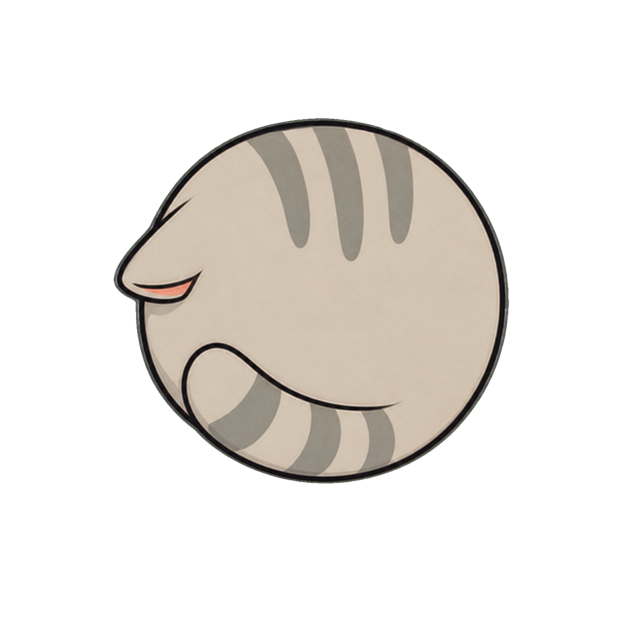
#> input picture assets/cat_animations/roll/roll_ball.png, 1254 x 1254 px (shown at 1/2 size)
$ python -i cat_sprites.py   (imports and definitions only)
#> lines starting #> are read from the running program, lines starting #| are printed output that depends on the picture; after the words box and inside, x2 and y2 are one past the last pixel; in counts of white or black regions, pixels touching at a corner belong together
"""盯盯喵图片角色的状态选择与素材加载。"""

from pathlib import Path
import math
import sys

from PIL import Image
import skin_system


SPRITE_KEYS = (
    "idle",
    "watch",
    "tail",
    "over",
    "hold_cup",
    "drink",
    "away",
    "sleep",
)
DEFAULT_SPRITE_SIZE = 144
COLOR_KEY_ALPHA_CUTOFF = 96
KNOCK_FRAME_COUNT = 5
ROLL_FRAME_COUNT = 24
ROLL_SUBJECT_SCALE = 0.56
_KNOCK_FRAME_SPECS = (
    (0, 0, 0),
    (1, 29, -2),
    (2, 79, -3),
    (1, 29, -2),
    (0, 0, 0),
)
_ACTION_SOURCE_SIZE = 384


def asset_root():
    if getattr(sys, "frozen", False):
        return Path(sys.executable).resolve().parent
    return Path(__file__).resolve().parent


# [37 lines left out: functions sprite_path, select_sprite, enforce_display_invariants, not called in this run]


def eye_hitbox(cx, bottom, size=DEFAULT_SPRITE_SIZE):
    return cx - 24, bottom - size + 30, cx + 24, bottom - size + 70


# [55 lines left out: functions load_sprite_images, _keep_largest_alpha_component, not called in this run]


def _color_key_safe(image):
    image = image.convert("RGBA")
    alpha = image.getchannel("A").point(
        lambda value: 255 if value >= COLOR_KEY_ALPHA_CUTOFF else 0
    )
    image.putalpha(alpha)
    return image


# [11 lines left out: functions _load_normalized, knock_frame_path, not called in this run]


def roll_sprite_path():
    return asset_root() / "assets" / "cat_animations" / "roll" / "roll_ball.png"


# [17 lines left out: functions _translate_knock_frame, load_knock_frames, not called in this run]


def load_roll_frames(size=DEFAULT_SPRITE_SIZE, frame_count=ROLL_FRAME_COUNT):
    """从独立毛球素材预生成完整一圈旋转帧，并返回底部对齐补偿。"""
#> called with size = 144, frame_count = 24
    with Image.open(roll_sprite_path()) as source:
#> source is the input picture: PIL image 1254x1254 RGBA; mean R, G, B, A 50.6, 47.1, 43, 70.2
        base = source.convert("RGBA")
    bbox = base.getchannel("A").getbbox()
#> bbox = (226, 235, 1019, 969)
    if bbox is None:
        raise ValueError("roll sprite is empty")

    subject = base.crop(bbox)
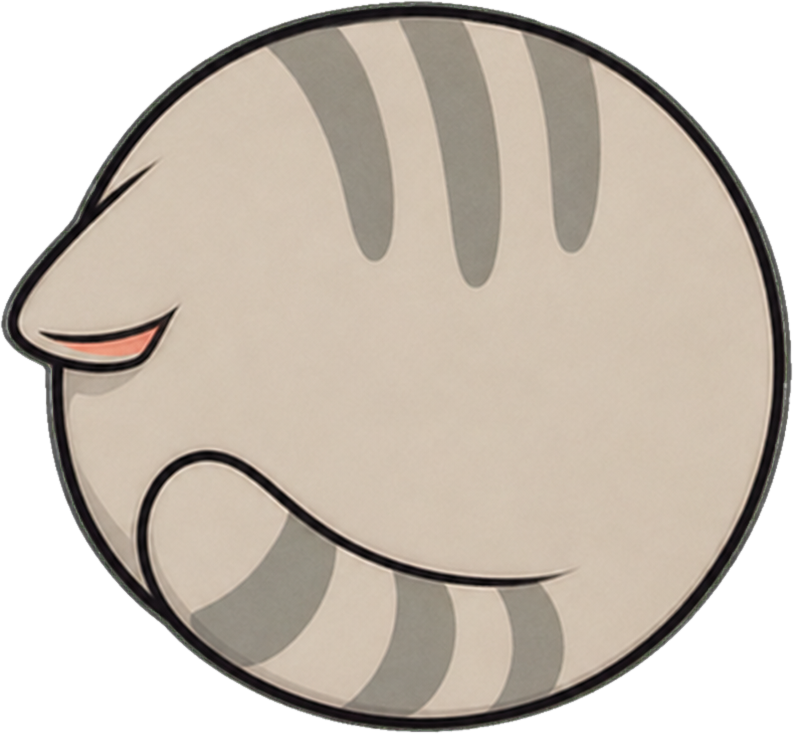
#> subject: PIL image 793x734 RGBA; mean R, G, B, A 136.6, 127.2, 116.1, 189.7; transparent parts drawn white
    target_extent = max(1, int(round(float(size) * ROLL_SUBJECT_SCALE)))
    resize_scale = target_extent / float(max(subject.size))
#> resize_scale = 0.102
    target_size = (
        max(1, int(round(subject.width * resize_scale))),
        max(1, int(round(subject.height * resize_scale))),
    )
#> target_size = (81, 75)
    subject = subject.resize(target_size, Image.Resampling.LANCZOS)
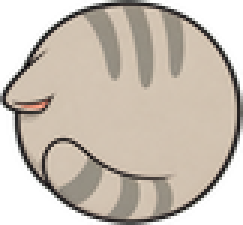
#> subject: PIL image 81x75 RGBA (shown 3 times larger); mean R, G, B, A 139.6, 130.3, 118.8, 189.8; transparent parts drawn white
    subject = _color_key_safe(subject)
#> in _color_key_safe, `alpha = image.getchannel("A").point( lambda value: 255 if value >= COL..`:
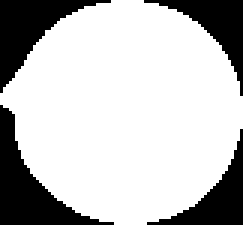
#> alpha: PIL image 81x75 L (shown 3 times larger); 74.9% white; 4 black regions, box (x1, y1, x2, y2) and area: (0, 35, 38, 75) 492, (0, 0, 37, 31) 412, (48, 0, 81, 32) 310, (49, 43, 81, 75) 309
#> in _color_key_safe, `image.putalpha(alpha)`:
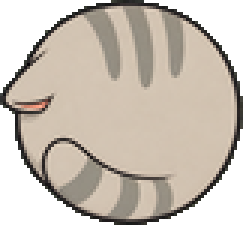
#> image: PIL image 81x75 RGBA (shown 3 times larger); mean R, G, B, A 139.6, 130.3, 118.8, 191.1; transparent parts drawn white

    diagonal = int(math.ceil(math.hypot(subject.width, subject.height))) + 4
#> diagonal = 115
    canvas_size = max(int(size) + 16, diagonal)
#> canvas_size = 160
    if canvas_size % 2:
        canvas_size += 1

    centered = Image.new("RGBA", (canvas_size, canvas_size), (0, 0, 0, 0))
#> centered: PIL image 160x160 RGBA; every value is 0
    paste_x = (canvas_size - subject.width) // 2
#> paste_x = 39
    paste_y = (canvas_size - subject.height) // 2
#> paste_y = 42
    centered.alpha_composite(subject, (paste_x, paste_y))
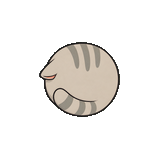
#> centered: PIL image 160x160 RGBA; mean R, G, B, A 32.4, 30.2, 27.5, 45.3; transparent parts drawn white
    centered = _color_key_safe(centered)
#> in _color_key_safe (call 2), `alpha = image.getchannel("A").point( lambda value: 255 if value >= COL..`:
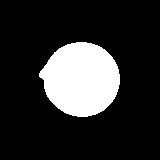
#> alpha: PIL image 160x160 L; 17.8% white; 1 white region, box (x1, y1, x2, y2) and area: (39, 42, 120, 117) 4552

    centered_bbox = centered.getchannel("A").getbbox()
#> centered_bbox = (39, 42, 120, 117)
    centered_bottom_margin = canvas_size - centered_bbox[3]
#> centered_bottom_margin = 43
    bottom_offset = centered_bottom_margin
#> bottom_offset = 43

    frames = []
    frame_count = max(1, int(frame_count))
    for index in range(frame_count):
        degrees = 360.0 * index / frame_count
        rotated = centered.rotate(
            degrees,
            resample=Image.Resampling.BICUBIC,
            expand=False,
        )
        frames.append(_color_key_safe(rotated))
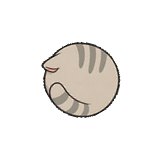
#> rotated: PIL image 160x160 RGBA; mean R, G, B, A 32.6, 30.4, 27.7, 45.3; transparent parts drawn white
#> after the loop, frames = 24 items
    return frames, bottom_offset


# [4 lines left out: function roll_frame_index, not called in this run]

>>> result = load_roll_frames()
